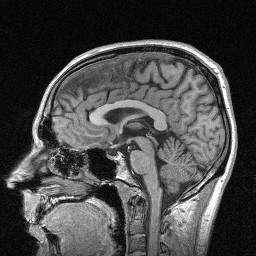
#> input picture exercise01/data/mrihead.jpg, 256 x 256 px
$ jupyter execute Solution_Medical-Image-Handling-And-Display.ipynb
#> lines starting #> are read from the running program, lines starting #| are printed output that depends on the picture
__Basic Image Processing__

Images (Volumes) are stored in a two-dimensional (three-dimensional) matrix. The goal of this exercise is to become familiar with the basics of image processing taking the matrix- oriented storage into account.

[cell 1]
import os

import matplotlib
import matplotlib.pyplot as plt

Additional imports for image processing

Documentation available:
- skimage: http://scikit-image.org/docs/dev/api/skimage.html
- matplotlib: http://matplotlib.org/api/pyplot_api.html
- imageio: https://imageio.readthedocs.io/en/stable/

[cell 2]
from imageio import imread
from skimage import img_as_float
from skimage.exposure import equalize_adapthist
from skimage.filters import gaussian

Use the function imread to load the image 'data/mrihead.jpg' and store it in the variable im.

[cell 3]
im = imread(os.path.join('data','mrihead.jpg'))
#> im is the input picture: shape (256, 256); min 0, max 255, mean 71.7

Use the function imshow to visualize this image.

Please note, that the image display method of pyplot (`imshow`) automatically used bilinear interpolation when displaying images. To avoid this, set the interpolation method to nearest neighbor. Furthermore, luminance images are not correctly displayed unless the correct colormap (`plt.cm.gray`) is provided. Use the [pyplot documentation](http://matplotlib.org/api/axes_api.html?highlight=imshow#matplotlib.axes.Axes.imshow) to explore the available options.

[cell 4]
fig, axes = plt.subplots(figsize=(5,5))
axes.imshow(im, cmap=plt.cm.gray, interpolation="nearest")
axes.set_xlabel('Column')
axes.set_ylabel('Row')
axes.set_title('mrihead.jpg')

Now visualize only the upper left of the image in the range [100,150].

[cell 5]
fig, axes = plt.subplots(figsize=(5,5))
axes.imshow(im[:100,:150], cmap=plt.cm.gray, interpolation="nearest")
axes.set_xlabel('Column')
axes.set_ylabel('Row')
axes.set_title('mrihead.jpg cropped')
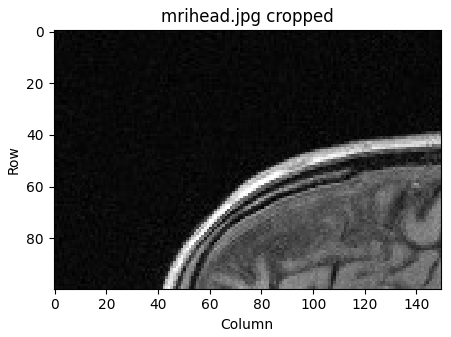
#> figure drawn by matplotlib, 1 panel

The skimage toolbox provides you with some functions for histogram equalization which can improve the contrast of the image. Use the function `equalize_adapthist` in order improve the contrast of your image.

[cell 6]
im1 = equalize_adapthist(im)
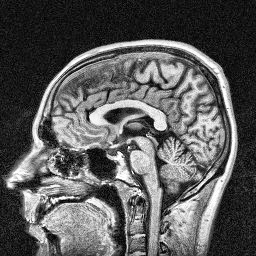
#> im1: shape (256, 256) float64; min 0, max 1, mean 0.358

fig, axes = plt.subplots(figsize=(5,5))
axes.imshow(im1, cmap=plt.cm.gray, interpolation="nearest")
axes.set_title('mrihead.jpg enhanced1')

Unfortunately the histogram equalization enhances also the noise. Find out how to smooth your images with a Gaussian filter by typing `help(gaussian)'. Don’t forget to use to option ’mode’ in order to avoid black boundaries after filtering! The precise meaning of this option will become clear in the following exercise.

[cell 7]
help(gaussian)

[cell 8]
im2 = gaussian(equalize_adapthist(im), 0.5)

fig, axes = plt.subplots(figsize=(20,20))
axes.imshow(im2, cmap=plt.cm.gray, interpolation="nearest")
axes.set_title('mrihead.jpg enhanced2')

Open a new figure and visualize the difference between the original image and the enhanced image. Do not forget to convert both images to double (`img_as_float( )`). Please keep in mind that processing functions might behave different for double and integer data types like uint8, int16 and so on!

[cell 9]
im3 = im2 - img_as_float(im)
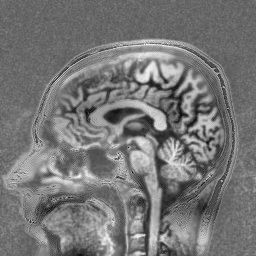
#> im3: shape (256, 256) float64; min -0.15, max 0.337, mean 0.0768; drawn with min black and max white
fig, axes = plt.subplots(1,3, figsize=(15,5))
axes[0].imshow(im, cmap=plt.cm.gray, interpolation="nearest")
axes[0].set_title('original')
axes[1].imshow(im2, cmap=plt.cm.gray, interpolation="nearest")
axes[1].set_title('enhanced')
axes[2].imshow(im3, cmap=plt.cm.gray, interpolation="nearest")
axes[2].set_title('difference')
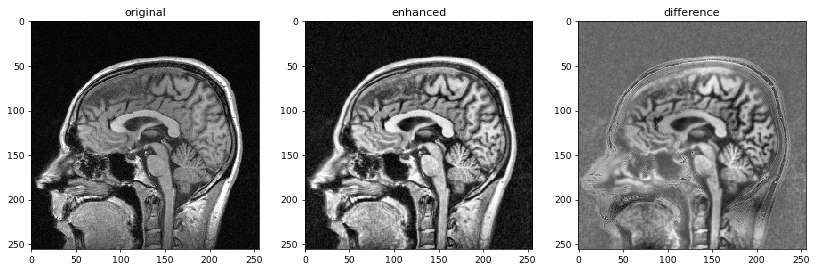
#> figure drawn by matplotlib, 3 panels
